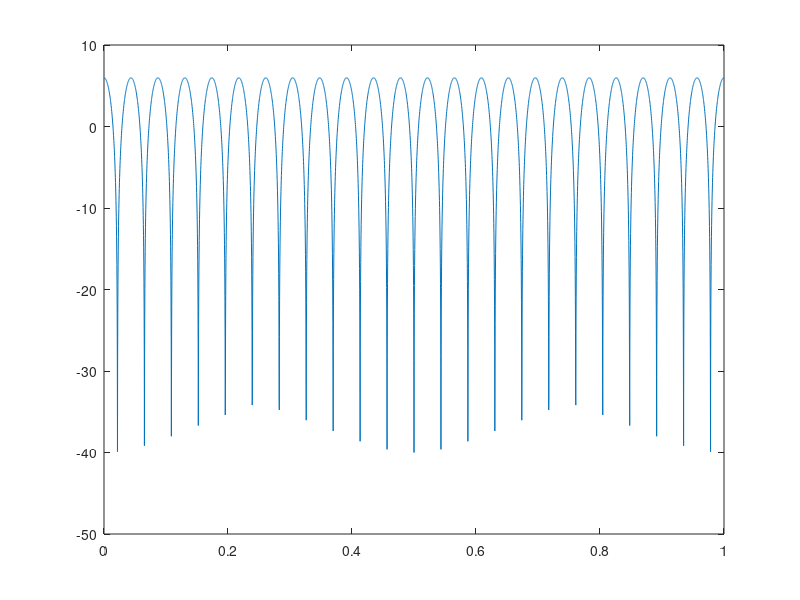

Reproduce this figure in MATLAB.
clear all
close all 

a1=0.99;
fc=1;
Ts=1/fc; 
winsize=4096;
binsize=fc/winsize;
k=23;
F=[0:binsize:fc-binsize];
W=F*2*pi;
size(F)
size(W)
M=sqrt(1+2*a1*cos(W*k)+a1^2);
MdB=20*log10(M);
plot(F, MdB);

